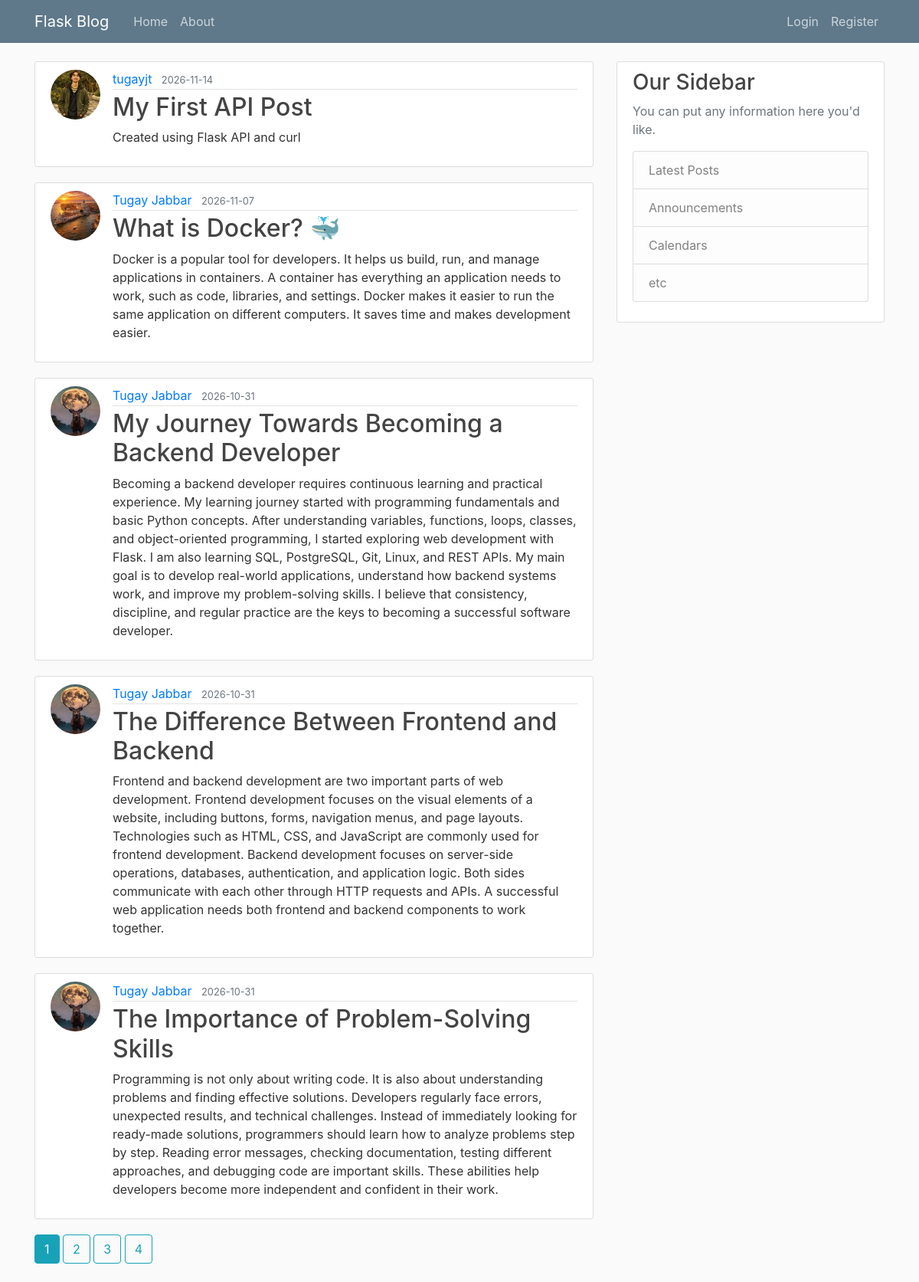
The page /home on the database its author committed.
### flaskblog/models.py (models this page shows, shortened)
class Post(db.Model):
    id = db.Column(db.Integer, primary_key=True)
    title = db.Column(db.String(100), nullable=False)
    date_posted = db.Column(db.DateTime, nullable=False, default=datetime.utcnow)
    content = db.Column(db.Text, nullable=False)
    user_id = db.Column(db.Integer, db.ForeignKey('user.id'), nullable=False)

class User(db.Model, UserMixin):
    id = db.Column(db.Integer, primary_key=True)
    username = db.Column(db.String(20), unique=True, nullable=False)
    email = db.Column(db.String(120), unique=True, nullable=False)
    image_file = db.Column(db.String(20), nullable=False, default='default.jpg')
    password = db.Column(db.String(60), nullable=False)
    posts = db.relationship('Post', backref='author', lazy=True)

### flaskblog/main/routes.py (the view)
@main.route("/")
@main.route("/home")
def home():
    page = request.args.get('page', 1, type=int)
    posts = Post.query.order_by(Post.date_posted.desc()).paginate(page=page, per_page=5)
    return render_template('home.html', posts=posts)

### flaskblog/templates/home.html
{% extends "layout.html" %}
{% block content %}
    {% for post in posts.items %}
        <article class="media content-section">
          <img class="rounded-circle article-img" src="{{ url_for('static', filename='profile_pics/' + post.author.image_file) }}">
          <div class="media-body">
            <div class="article-metadata">
              <a class="mr-2" href="{{ url_for('users.user_posts', username=post.author.username) }}">{{ post.author.username }}</a>
              <small class="text-muted">{{ post.date_posted.strftime('%Y-%m-%d') }}</small>
            </div>
            <h2><a class="article-title" href="{{ url_for('posts.post', post_id=post.id) }}">{{ post.title }}</a></h2>
            <p class="article-content">{{ post.content }}</p>
          </div>
        </article>
    {% endfor %}
    {% for page_num in posts.iter_pages(left_edge=1, right_edge=1, left_current=1, right_current=2) %}
      {% if page_num %}
        {% if posts.page == page_num %}
          <a class="btn btn-info mb-4" href="{{ url_for('main.home', page=page_num) }}">{{ page_num }}</a>
        {% else %}
          <a class="btn btn-outline-info mb-4" href="{{ url_for('main.home', page=page_num) }}">{{ page_num }}</a>
        {% endif %}
      {% else %}
        ...
      {% endif %}
    {% endfor %}
{% endblock content %}

### flaskblog/static/main.css (style rules this page uses)
body { background: #fafafa; color: #333333; margin-top: 5rem; }
h1, h2, h3, h4, h5, h6 { color: #444444; }
.content-section { background: #ffffff; padding: 10px 20px; border: 1px solid #dddddd; border-radius: 3px; margin-bottom: 20px; }
.article-title { color: #444444; }
.article-content { white-space: pre-line; }
.article-img { height: 65px; width: 65px; margin-right: 16px; }
.article-metadata { padding-bottom: 1px; margin-bottom: 4px; border-bottom: 1px solid #e3e3e3 }

### rows shown on the page
Post: image_file (picture), author.username "tugayjt", date_posted "2026-11-14", title "My First API Post", content "Created using Flask API and curl"
Post: image_file (picture), author.username "Tugay Jabbar", date_posted "2026-11-07", title "What is Docker? 🐳", content "Docker is a popular tool for developers. It helps us build, run, and manage applications in containers. A container has everything an application needs to work, such as code, libraries, and settings. Docker makes it easier to run the same application on different computers. It saves time and makes development easier."
Post: image_file (picture), author.username "Tugay Jabbar", date_posted "2026-10-31", title "My Journey Towards Becoming a Backend Developer", content "Becoming a backend developer requires continuous learning and practical experience. My learning journey started with programming fundamentals and basic Python concepts. After understanding variables, functions, loops, classes, and object-oriented programming, I started exploring web development with Flask. I am also learning SQL, PostgreSQL, Git, Linux, and REST APIs. My main goal is to develop real-world applications, understand how backend systems work, and improve my problem-solving skills. I believe that consistency, discipline, and regular practice are the keys to becoming a successful software developer."
Post: image_file (picture), author.username "Tugay Jabbar", date_posted "2026-10-31", title "The Difference Between Frontend and Backend", content "Frontend and backend development are two important parts of web development. Frontend development focuses on the visual elements of a website, including buttons, forms, navigation menus, and page layouts. Technologies such as HTML, CSS, and JavaScript are commonly used for frontend development. Backend development focuses on server-side operations, databases, authentication, and application logic. Both sides communicate with each other through HTTP requests and APIs. A successful web application needs both frontend and backend components to work together."
Post: image_file (picture), author.username "Tugay Jabbar", date_posted "2026-10-31", title "The Importance of Problem-Solving Skills", content "Programming is not only about writing code. It is also about understanding problems and finding effective solutions. Developers regularly face errors, unexpected results, and technical challenges. Instead of immediately looking for ready-made solutions, programmers should learn how to analyze problems step by step. Reading error messages, checking documentation, testing different approaches, and debugging code are important skills. These abilities help developers become more independent and confident in their work."

### other values the page prints
{{ page_num }} "1"
{{ page_num }} "2" "3" "4"
